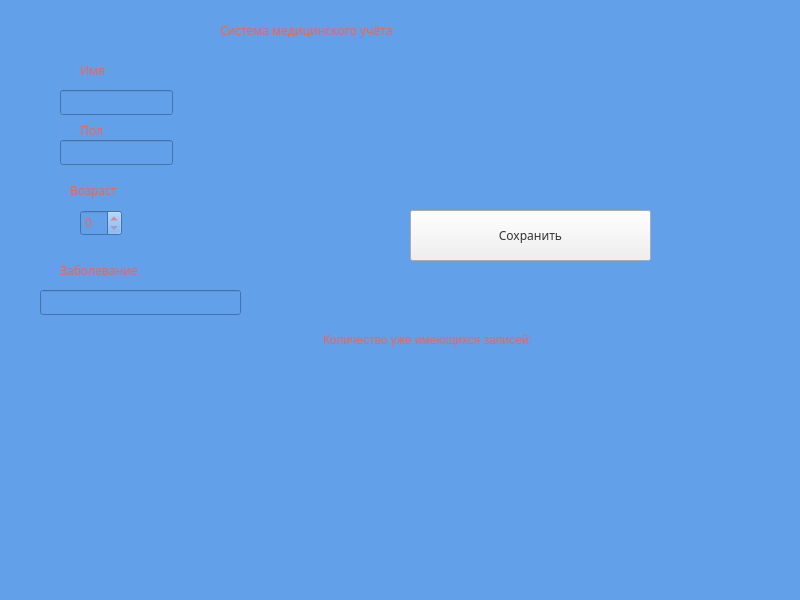
<?xml version="1.0" encoding="UTF-8"?>
<ui version="4.0">
 <class>MainWindow</class>
 <widget class="QMainWindow" name="MainWindow">
  <property name="geometry">
   <rect>
    <x>0</x>
    <y>0</y>
    <width>800</width>
    <height>600</height>
   </rect>
  </property>
  <property name="windowTitle">
   <string>MainWindow</string>
  </property>
  <property name="styleSheet">
   <string notr="true">color: rgb(246, 97, 81);
background: rgb(98, 160, 234);
font: 75 9pt &quot;Noto Sans&quot;;</string>
  </property>
  <widget class="QWidget" name="centralwidget">
   <widget class="QLabel" name="label">
    <property name="geometry">
     <rect>
      <x>220</x>
      <y>0</y>
      <width>351</width>
      <height>61</height>
     </rect>
    </property>
    <property name="font">
     <font>
      <family>Noto Sans</family>
      <pointsize>9</pointsize>
      <weight>9</weight>
      <italic>false</italic>
      <bold>false</bold>
     </font>
    </property>
    <property name="text">
     <string>Система медицинского учёта</string>
    </property>
   </widget>
   <widget class="QLabel" name="label_2">
    <property name="geometry">
     <rect>
      <x>80</x>
      <y>60</y>
      <width>101</width>
      <height>21</height>
     </rect>
    </property>
    <property name="font">
     <font>
      <family>Noto Sans</family>
      <pointsize>9</pointsize>
      <weight>9</weight>
      <italic>false</italic>
      <bold>false</bold>
     </font>
    </property>
    <property name="text">
     <string>Имя</string>
    </property>
   </widget>
   <widget class="QLabel" name="label_3">
    <property name="geometry">
     <rect>
      <x>80</x>
      <y>120</y>
      <width>101</width>
      <height>21</height>
     </rect>
    </property>
    <property name="font">
     <font>
      <family>Noto Sans</family>
      <pointsize>9</pointsize>
      <weight>9</weight>
      <italic>false</italic>
      <bold>false</bold>
     </font>
    </property>
    <property name="text">
     <string>Пол</string>
    </property>
   </widget>
   <widget class="QLabel" name="label_4">
    <property name="geometry">
     <rect>
      <x>70</x>
      <y>180</y>
      <width>101</width>
      <height>21</height>
     </rect>
    </property>
    <property name="font">
     <font>
      <family>Noto Sans</family>
      <pointsize>9</pointsize>
      <weight>9</weight>
      <italic>false</italic>
      <bold>false</bold>
     </font>
    </property>
    <property name="text">
     <string>Возраст</string>
    </property>
   </widget>
   <widget class="QLabel" name="label_5">
    <property name="geometry">
     <rect>
      <x>60</x>
      <y>260</y>
      <width>161</width>
      <height>21</height>
     </rect>
    </property>
    <property name="font">
     <font>
      <family>Noto Sans</family>
      <pointsize>9</pointsize>
      <weight>9</weight>
      <italic>false</italic>
      <bold>false</bold>
     </font>
    </property>
    <property name="text">
     <string>Заболевание</string>
    </property>
   </widget>
   <widget class="QLineEdit" name="nameEdit">
    <property name="geometry">
     <rect>
      <x>60</x>
      <y>90</y>
      <width>113</width>
      <height>25</height>
     </rect>
    </property>
   </widget>
   <widget class="QLineEdit" name="sexEdit">
    <property name="geometry">
     <rect>
      <x>60</x>
      <y>140</y>
      <width>113</width>
      <height>25</height>
     </rect>
    </property>
   </widget>
   <widget class="QSpinBox" name="ageSpinBox">
    <property name="geometry">
     <rect>
      <x>80</x>
      <y>210</y>
      <width>42</width>
      <height>26</height>
     </rect>
    </property>
   </widget>
   <widget class="QLineEdit" name="diagnosisEdit">
    <property name="geometry">
     <rect>
      <x>40</x>
      <y>290</y>
      <width>201</width>
      <height>25</height>
     </rect>
    </property>
   </widget>
   <widget class="QPushButton" name="saveButton">
    <property name="geometry">
     <rect>
      <x>410</x>
      <y>210</y>
      <width>241</width>
      <height>51</height>
     </rect>
    </property>
    <property name="font">
     <font>
      <family>Noto Sans</family>
      <pointsize>9</pointsize>
      <weight>9</weight>
      <italic>false</italic>
      <bold>false</bold>
     </font>
    </property>
    <property name="styleSheet">
     <string notr="true">background-color: #f0f0f0;
color: #333333;</string>
    </property>
    <property name="text">
     <string>Сохранить</string>
    </property>
    <property name="default">
     <bool>false</bool>
    </property>
   </widget>
   <widget class="QLabel" name="label_6">
    <property name="geometry">
     <rect>
      <x>323</x>
      <y>330</y>
      <width>231</width>
      <height>20</height>
     </rect>
    </property>
    <property name="text">
     <string>Количество уже имеющихся записей:</string>
    </property>
   </widget>
   <widget class="QLabel" name="recordCountLabel">
    <property name="geometry">
     <rect>
      <x>550</x>
      <y>330</y>
      <width>41</width>
      <height>17</height>
     </rect>
    </property>
    <property name="text">
     <string/>
    </property>
   </widget>
  </widget>
  <widget class="QMenuBar" name="menubar">
   <property name="geometry">
    <rect>
     <x>0</x>
     <y>0</y>
     <width>800</width>
     <height>22</height>
    </rect>
   </property>
  </widget>
  <widget class="QStatusBar" name="statusbar"/>
 </widget>
 <resources/>
 <connections/>
</ui>
